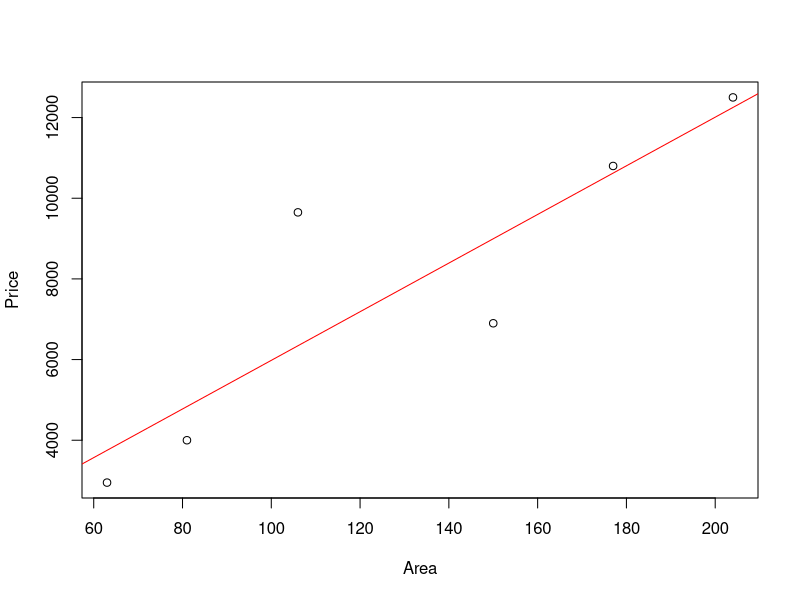
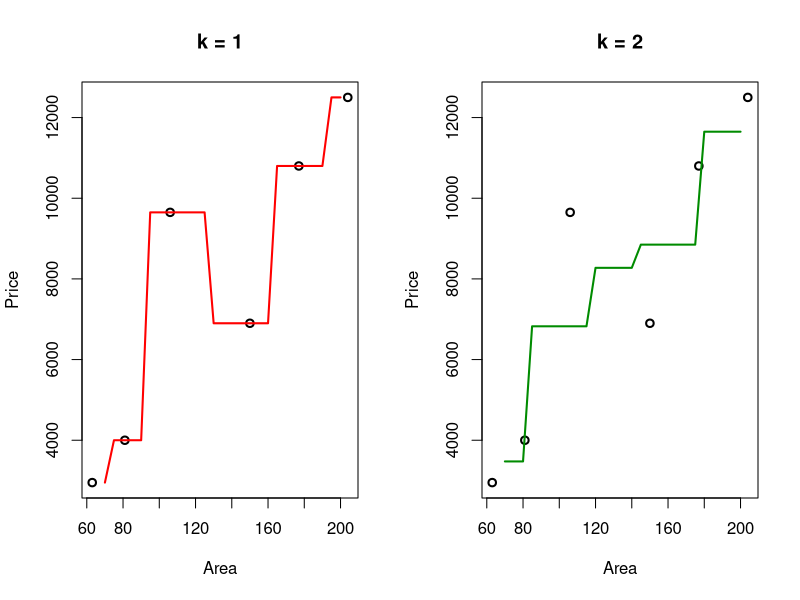
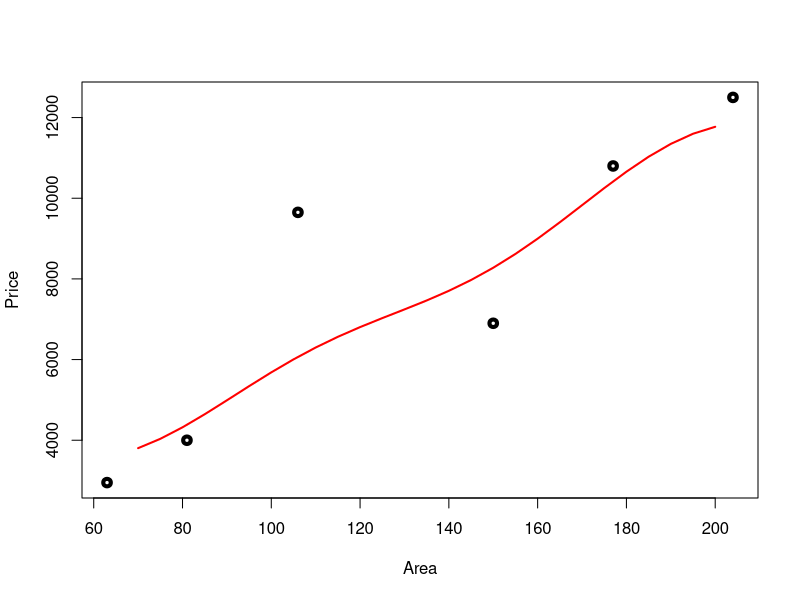

These charts were generated, in order, by the following R code:
##############################################################
# this source code shows three machine learning techniques to predict houses prices
# Machine learning techniques: linear regression (LR), k Nearest Neighborhood (kNN), and supported vector regression (SVR)
##############################################################

#set the current working directory
setwd("d:/UiO-EnergyInformatics-EI/Teaching2017/WindEnergyForecasting-Assignment2")  

#read CSV file
MyData <- read.csv("HousePriceData.csv", sep=";", header=TRUE) 

#scattplot points
plot(Price ~ Area, data = MyData)  

#linear regression function, taking the form y ~ x, 
#which should be read something like "y as a function of x"

lmOut = lm(Price ~ Area, data = MyData)
lmOut

#plotting the regression line on an existing scatterplot 
abline(lmOut, col='red')  


#################################################
#kNN model
################################################
library (FNN)

AreaTest = seq (70, 200, by=5)

# Look at kNN regression 
knnmodel1 = knn.reg(train=matrix(MyData$Area,ncol=1),test=matrix(AreaTest,ncol=1),y=MyData$Price, k=1)
knnmodel2 = knn.reg(train=matrix(MyData$Area,ncol=1),test=matrix(AreaTest,ncol=1),y=MyData$Price, k=2)

windows()

par(mfrow=c(1,2))
plot(MyData$Area, MyData$Price, main=paste("k =",1), lwd=2, xlab="Area", ylab="Price")
lines(AreaTest, knnmodel1$pred,col="red",lwd=2)

plot(MyData$Area, MyData$Price, main=paste("k =",2), lwd=2, xlab="Area", ylab="Price")
lines(AreaTest,knnmodel2$pred,col="green4",lwd=2)

#################################################
#SVR model
################################################

library(e1071)

#Support vector machine/regression
AreaTest = seq (70, 200, by=5)
df <- data.frame(x = MyData$Area, y = MyData$Price)

#SVR model
svrmodel <- svm(y ~ x, data = df)
predictedPrice = predict(svrmodel, newdata = data.frame(x = AreaTest))

windows()
#scattplot points
plot(Price ~ Area, data = MyData, lwd=4, xlab="Area", ylab="Price")

# Add points for fitted svrmodel
lines(AreaTest, predictedPrice , col = "red", lwd=2 )
